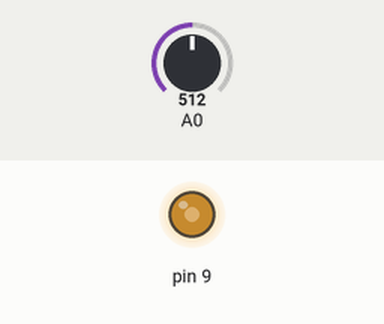
Simulated run of this sketch. Board: Arduino Uno, built with avr-gcc and run on an emulated ATmega328P. Shown: output pins drawn as LEDs (lit = HIGH). The inputs (shaded band) are chosen by the test bench; at power-on: A0 = 512.

Above: at 1.2 s.
1.3 s: A0 set to 716
At 2.5 s:
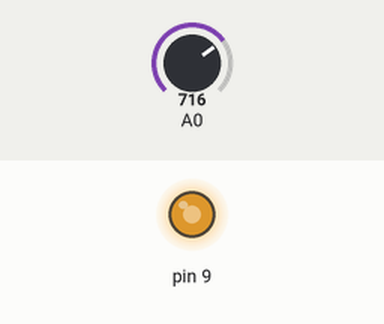
2.8 s: A0 set to 900
At 3.4 s:
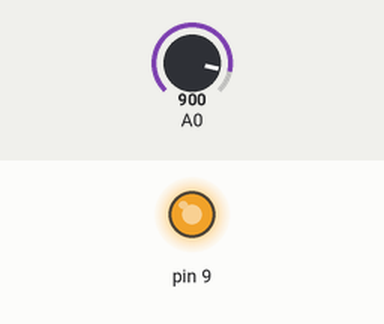
4.3 s: A0 set to 122
At 5.0 s:
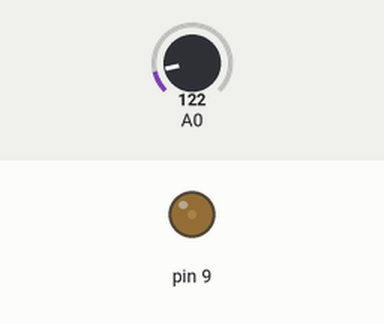
5.8 s: A0 set to 0
At 7.1 s:
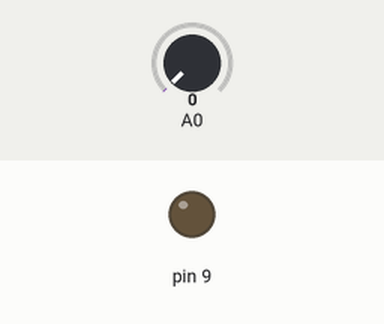
Timing chart, 0 to 8.3 s (numbered marks = the images above; inputs shaded):
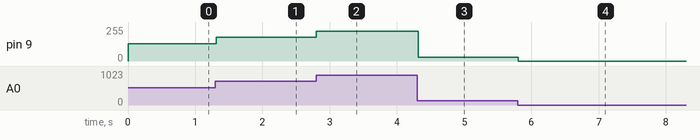

Measured:
- after the input at 1.3 s, pin 9: 128/255 → 178/255 at once
- after the input at 2.8 s, pin 9: 178/255 → 224/255 at once
- after the input at 4.3 s, pin 9: 224/255 → 30/255 at once
- after the input at 5.8 s, pin 9: 30/255 → 0/255 at once

The sketch:

04-potansiyometre-pwm.ino
```cpp
void setup() { pinMode(9, OUTPUT); }
void loop() {
  int deger = analogRead(A0);
  int parlaklik = (deger * 255L + 511) / 1023;
  analogWrite(9, parlaklik);
  delay(20);
}
```
